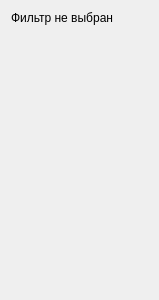
<?xml version="1.0" encoding="UTF-8"?>
<ui version="4.0">
 <class>ddmEmptyFilterWidget</class>
 <widget class="QWidget" name="ddmEmptyFilterWidget">
  <property name="geometry">
   <rect>
    <x>0</x>
    <y>0</y>
    <width>159</width>
    <height>300</height>
   </rect>
  </property>
  <property name="sizePolicy">
   <sizepolicy hsizetype="Preferred" vsizetype="Minimum">
    <horstretch>0</horstretch>
    <verstretch>0</verstretch>
   </sizepolicy>
  </property>
  <property name="minimumSize">
   <size>
    <width>155</width>
    <height>0</height>
   </size>
  </property>
  <property name="windowTitle">
   <string>ddmEmptyFilterWidget</string>
  </property>
  <layout class="QGridLayout" name="gridLayout">
   <item row="0" column="0">
    <layout class="QVBoxLayout" name="verticalLayout">
     <property name="sizeConstraint">
      <enum>QLayout::SetMinimumSize</enum>
     </property>
     <item>
      <widget class="QLabel" name="label">
       <property name="text">
        <string>Фильтр не выбран</string>
       </property>
      </widget>
     </item>
     <item>
      <spacer name="verticalSpacer">
       <property name="orientation">
        <enum>Qt::Vertical</enum>
       </property>
       <property name="sizeHint" stdset="0">
        <size>
         <width>20</width>
         <height>40</height>
        </size>
       </property>
      </spacer>
     </item>
    </layout>
   </item>
  </layout>
 </widget>
 <resources/>
 <connections/>
</ui>
